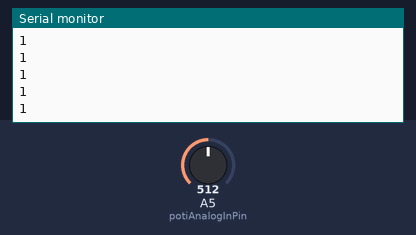
The sketch below on a simulated Arduino Mega 2560, built with avr-gcc and run on an emulated ATmega2560. Shown: the last lines printed to the serial monitor. Inputs (shaded band) come from the test bench; at power-on: A5 (potiAnalogInPin) = 512.

Above: at 3.2 s.
3.3 s: A5 (potiAnalogInPin) set to 716
At 3.9 s:
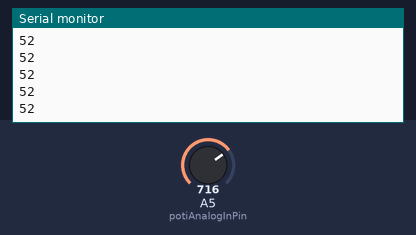
4.8 s: A5 (potiAnalogInPin) set to 900
At 5.7 s:
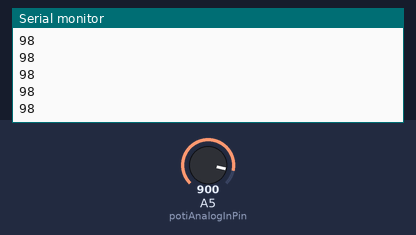
Timing chart, 0 to 7.8 s (numbered marks = the images above; inputs shaded):
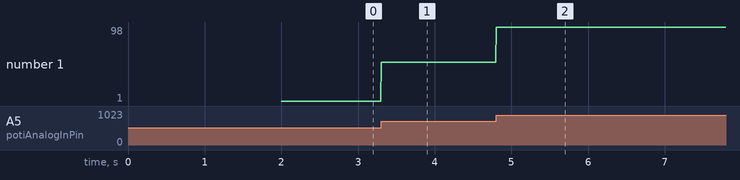

Measured:
- after the input at 3.3 s, the serial monitor: prints a new line at once (image 1)
- after the input at 4.8 s, the serial monitor: prints a new line at once (image 2)
- plotted number 1: 1 → 52 after the input at 3.3 s, 52 → 98 after the input at 4.8 s

The sketch:

MotorsControlledByPotentiometer.pde
```cpp
#include "WProgram.h"
#include <Sabertooth.h>

unsigned long previousMilliseconds = 0;
unsigned long updateInterval = 50; // update interval in milli seconds

// temporary: contolling the motors with one potentiometer
int potiAnalogInPin = 5;

// Sabertooth address 128 set with the DIP switches on the controller (OFF OFF ON ON  ON ON)
// Using Serial3 for communicating with the Sabertooth motor driver. Requires a connection
// from pin 14 on the Arduino Mega board to S1 on the Sabertooth device.
Sabertooth sabertooth = Sabertooth(128, &Serial3);

void setup()
{
  analogReference(EXTERNAL); // we set the analog reference for the analog to digital converters to 3.3V

  Serial.begin(115200);

  // give Sabertooth motor driver time to get ready
  delay(2000);

  // Setting baud rate for communication with the Sabertooth device.
  sabertooth.InitializeCom(19200);
  sabertooth.SetMinVoltage(12.4);
}

void loop()
{
  unsigned long currentMilliseconds = millis();

  unsigned long milliSecsSinceLastUpdate = currentMilliseconds - previousMilliseconds;
  if(milliSecsSinceLastUpdate > updateInterval)
  {
    // save the last time we updated
    previousMilliseconds = currentMilliseconds;

    int potiValue = analogRead(potiAnalogInPin);  // read the input pin
    int speedValue = potiValue / 4 - 127; // (-127 ... +127)

    Serial.println(speedValue);

    sabertooth.SetSpeedMotorA(speedValue);
    sabertooth.SetSpeedMotorB(speedValue);
  }
}
```
